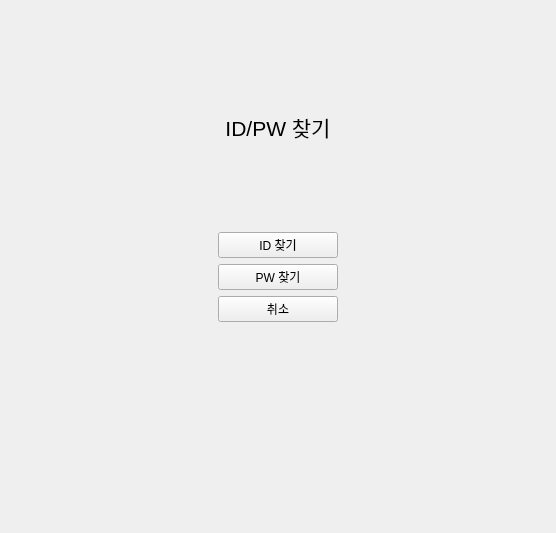
<?xml version="1.0" encoding="UTF-8"?>
<ui version="4.0">
 <class>Find</class>
 <widget class="QWidget" name="Find">
  <property name="geometry">
   <rect>
    <x>0</x>
    <y>0</y>
    <width>556</width>
    <height>533</height>
   </rect>
  </property>
  <property name="windowTitle">
   <string>Form</string>
  </property>
  <layout class="QVBoxLayout" name="verticalLayout_3">
   <item>
    <spacer name="verticalSpacer_2">
     <property name="orientation">
      <enum>Qt::Orientation::Vertical</enum>
     </property>
     <property name="sizeHint" stdset="0">
      <size>
       <width>20</width>
       <height>100</height>
      </size>
     </property>
    </spacer>
   </item>
   <item>
    <layout class="QVBoxLayout" name="verticalLayout">
     <item>
      <widget class="QLabel" name="findlabel">
       <property name="text">
        <string>&lt;html&gt;&lt;head/&gt;&lt;body&gt;&lt;p align=&quot;center&quot;&gt;&lt;span style=&quot; font-size:16pt;&quot;&gt;ID/PW 찾기&lt;/span&gt;&lt;/p&gt;&lt;/body&gt;&lt;/html&gt;</string>
       </property>
      </widget>
     </item>
    </layout>
   </item>
   <item>
    <spacer name="verticalSpacer_3">
     <property name="orientation">
      <enum>Qt::Orientation::Vertical</enum>
     </property>
     <property name="sizeHint" stdset="0">
      <size>
       <width>20</width>
       <height>40</height>
      </size>
     </property>
    </spacer>
   </item>
   <item>
    <layout class="QHBoxLayout" name="horizontalLayout">
     <item>
      <spacer name="horizontalSpacer">
       <property name="orientation">
        <enum>Qt::Orientation::Horizontal</enum>
       </property>
       <property name="sizeHint" stdset="0">
        <size>
         <width>40</width>
         <height>20</height>
        </size>
       </property>
      </spacer>
     </item>
     <item>
      <layout class="QVBoxLayout" name="verticalLayout_2">
       <item>
        <widget class="QPushButton" name="idBtn">
         <property name="minimumSize">
          <size>
           <width>120</width>
           <height>0</height>
          </size>
         </property>
         <property name="text">
          <string>ID 찾기</string>
         </property>
        </widget>
       </item>
       <item>
        <widget class="QPushButton" name="pwBtn">
         <property name="minimumSize">
          <size>
           <width>120</width>
           <height>0</height>
          </size>
         </property>
         <property name="text">
          <string>PW 찾기</string>
         </property>
        </widget>
       </item>
       <item>
        <widget class="QPushButton" name="exitBtn">
         <property name="minimumSize">
          <size>
           <width>120</width>
           <height>0</height>
          </size>
         </property>
         <property name="text">
          <string>취소</string>
         </property>
        </widget>
       </item>
      </layout>
     </item>
     <item>
      <spacer name="horizontalSpacer_2">
       <property name="orientation">
        <enum>Qt::Orientation::Horizontal</enum>
       </property>
       <property name="sizeHint" stdset="0">
        <size>
         <width>40</width>
         <height>20</height>
        </size>
       </property>
      </spacer>
     </item>
    </layout>
   </item>
   <item>
    <spacer name="verticalSpacer">
     <property name="orientation">
      <enum>Qt::Orientation::Vertical</enum>
     </property>
     <property name="sizeHint" stdset="0">
      <size>
       <width>20</width>
       <height>200</height>
      </size>
     </property>
    </spacer>
   </item>
  </layout>
 </widget>
 <resources/>
 <connections/>
</ui>
